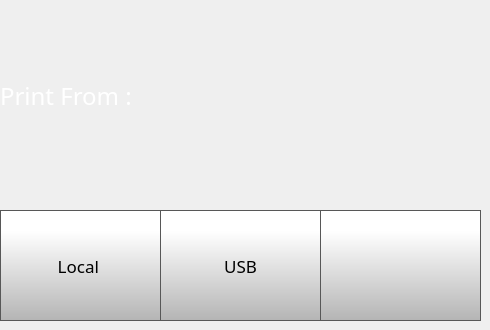
    <widget class="QWidget" name="printLocationPage">
     <widget class="QPushButton" name="fromUsbButton">
      <property name="geometry">
       <rect>
        <x>160</x>
        <y>210</y>
        <width>161</width>
        <height>111</height>
       </rect>
      </property>
      <property name="font">
       <font>
        <family>Gotham</family>
        <pointsize>13</pointsize>
       </font>
      </property>
      <property name="styleSheet">
       <string notr="true">QPushButton {
     border: 1px solid rgb(87, 87, 87);
	background-color: qlineargradient(spread:pad, x1:0, y1:1, x2:0, y2:0.188, stop:0 rgba(180, 180, 180, 255), stop:1 rgba(255, 255, 255, 255));



}

QPushButton:pressed {
    background-color: qlineargradient(x1: 0, y1: 0, x2: 0, y2: 1,
                                      stop: 0 #dadbde, stop: 1 #f6f7fa);
}

QPushButton:flat {
    border: none; /* no border for a flat push button */
}

QPushButton:default {
    border-color: navy; /* make the default button prominent */
}</string>
      </property>
      <property name="text">
       <string>USB</string>
      </property>
      <property name="icon">
       <iconset>
        <normaloff>templates/img/usb.png</normaloff>templates/img/usb.png</iconset>
      </property>
      <property name="iconSize">
       <size>
        <width>40</width>
        <height>40</height>
       </size>
      </property>
     </widget>
     <widget class="QLabel" name="printFromLabel">
      <property name="geometry">
       <rect>
        <x>0</x>
        <y>80</y>
        <width>231</width>
        <height>31</height>
       </rect>
      </property>
      <property name="font">
       <font>
        <family>Gotham</family>
        <pointsize>18</pointsize>
        <weight>50</weight>
        <bold>false</bold>
       </font>
      </property>
      <property name="styleSheet">
       <string notr="true">color: rgb(255, 255, 255);</string>
      </property>
      <property name="text">
       <string>Print From :</string>
      </property>
     </widget>
     <widget class="QPushButton" name="printLocationScreenBackButton">
      <property name="geometry">
       <rect>
        <x>320</x>
        <y>210</y>
        <width>161</width>
        <height>111</height>
       </rect>
      </property>
      <property name="minimumSize">
       <size>
        <width>0</width>
        <height>0</height>
       </size>
      </property>
      <property name="font">
       <font>
        <family>Gotham Light</family>
        <pointsize>9</pointsize>
       </font>
      </property>
      <property name="styleSheet">
       <string notr="true">QPushButton {
     border: 1px solid rgb(87, 87, 87);
	background-color: qlineargradient(spread:pad, x1:0, y1:1, x2:0, y2:0.188, stop:0 rgba(180, 180, 180, 255), stop:1 rgba(255, 255, 255, 255));


}

QPushButton:pressed {
    background-color: qlineargradient(x1: 0, y1: 0, x2: 0, y2: 1,
                                      stop: 0 #dadbde, stop: 1 #f6f7fa);
}

QPushButton:flat {
    border: none; /* no border for a flat push button */
}

QPushButton:default {
    border-color: navy; /* make the default button prominent */
}</string>
      </property>
      <property name="text">
       <string/>
      </property>
      <property name="icon">
       <iconset>
        <normaloff>templates/img/arrows-4.png</normaloff>templates/img/arrows-4.png</iconset>
      </property>
      <property name="iconSize">
       <size>
        <width>50</width>
        <height>50</height>
       </size>
      </property>
      <property name="checkable">
       <bool>false</bool>
      </property>
      <property name="autoDefault">
       <bool>false</bool>
      </property>
      <property name="default">
       <bool>false</bool>
      </property>
      <property name="flat">
       <bool>false</bool>
      </property>
     </widget>
     <widget class="QPushButton" name="fromLocalButton">
      <property name="geometry">
       <rect>
        <x>0</x>
        <y>210</y>
        <width>161</width>
        <height>111</height>
       </rect>
      </property>
      <property name="font">
       <font>
        <family>Gotham</family>
        <pointsize>13</pointsize>
       </font>
      </property>
      <property name="styleSheet">
       <string notr="true">QPushButton {
     border: 1px solid rgb(87, 87, 87);
	background-color: qlineargradient(spread:pad, x1:0, y1:1, x2:0, y2:0.188, stop:0 rgba(180, 180, 180, 255), stop:1 rgba(255, 255, 255, 255));



}

QPushButton:pressed {
    background-color: qlineargradient(x1: 0, y1: 0, x2: 0, y2: 1,
                                      stop: 0 #dadbde, stop: 1 #f6f7fa);
}

QPushButton:flat {
    border: none; /* no border for a flat push button */
}

QPushButton:default {
    border-color: navy; /* make the default button prominent */
}</string>
      </property>
      <property name="text">
       <string>Local </string>
      </property>
      <property name="icon">
       <iconset>
        <normaloff>templates/img/folder.png</normaloff>templates/img/folder.png</iconset>
      </property>
      <property name="iconSize">
       <size>
        <width>40</width>
        <height>40</height>
       </size>
      </property>
     </widget>
    </widget>
